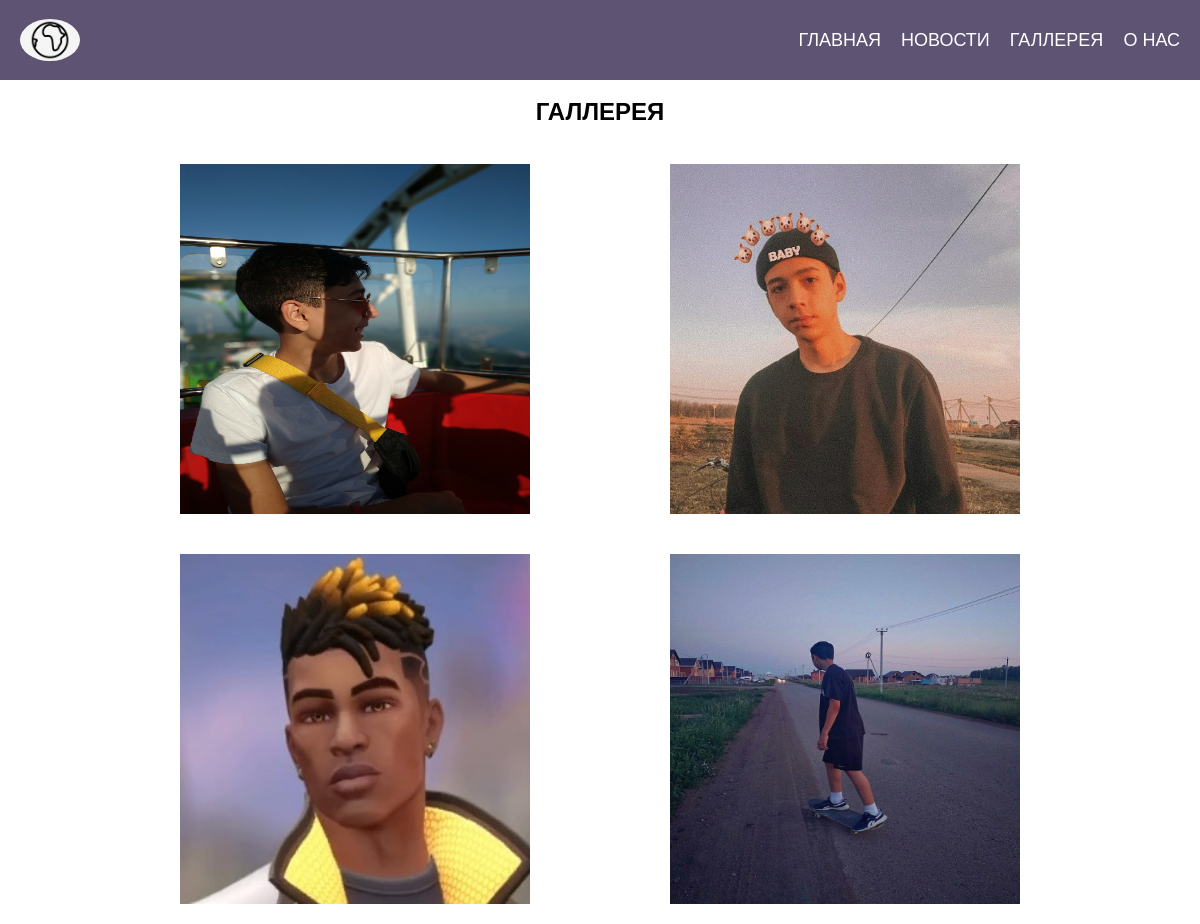
The app's page /galery/, older data.
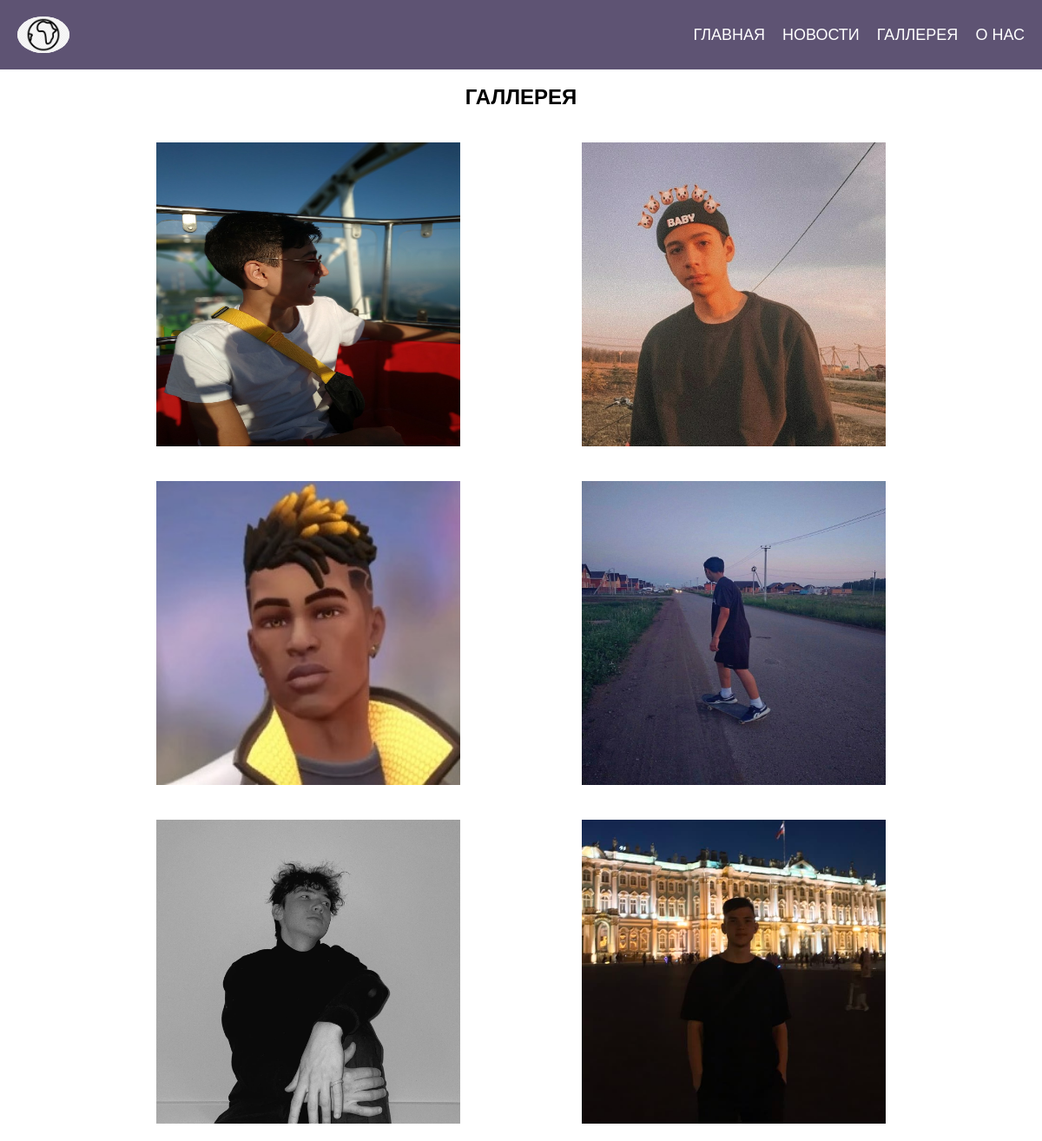
The same page, newer data.
### main/models.py (models this page shows, shortened)
class Galery(models.Model):
	title = models.CharField(max_length = 150, null = True)
	Photo = models.ImageField(upload_to = 'images/')

### main/views.py (the view)
# urls.py: path('galery/', views.Galery_page, name='galery/'),
def Galery_page(request):
	data = Galery.objects.all()
	return render(request, 'main/galery.html',{'data':data})

### main/templates/main/galery.html (shortened to what this page needs)
{% load static %}
<!DOCTYPE html>
<html lang="ru">
	<head>
		<link rel="stylesheet" href="{% static 'css/style.css'%}">
	</head>
	<body>
		<div class="wrapper">
		<header class="header">
			<div class="container">
				<div class="header__body">
					<a href="" class="header__logo">
						<img src="{% static 'img/img.png'%}" alt="">
					</a>
					<nav class="header__menu">
						<ul class="header__list">
							<li><a href="{% url 'glavnaya'%}" class="header__link">Главная</a></li>
							<li><a href="{% url 'news/'%}" class="header__link">Новости</a></li>
							<li><a href="{% url 'galery/'%}" class="header__link">Галлерея</a></li>
							<li><a href="{% url 'about/'%}" class="header__link">О нас</a></li>
						</ul>
					</nav>
				</div>
			</div>
		</header>
		<div class="content">
			<div class="container">
				<div class="content__title">
					<h1 class="title__text">
						галлерея
					</h1>
				</div>
				<div class="content__body">
					<div class="gallery">
						<div class="gallery__row">
							<div class="gallery__item"><img src="{% static 'img/rofl1.jpg'%}" alt=""></div>
							<div class="gallery__item"><img src="{% static 'img/rofl2.jpg'%}" alt=""></div>
							<div class="gallery__item"><img src="{% static 'img/rofl3.jpg'%}" alt=""></div>
							<div class="gallery__item"><img src="{% static 'img/rofl4.jpg'%}" alt=""></div>
							{% for photo in data %}
							<div class="gallery__item"><img src="{{ photo.Photo.url}}" alt=""></div>
							{% endfor %}
						</div>
					</div>
				</div>
			</div>
		</div>
	</body>
</html>

### main/static/css/style.css (style rules this page uses)
* { padding: 0; margin: 0; border: 0; }
*, *:before, *:after { -moz-box-sizing: border-box; -webkit-box-sizing: border-box; box-sizing: border-box; }
nav, footer, header, aside { display: block; }
html, body { height: 100%; width: 100%; font-size: 100%; line-height: 1; font-size: 14px; -ms-text-size-adjust: 100%; -moz-text-size-adjust: 100%; -webkit-text-size-adjust: 100%; }
a, a:visited { text-decoration: none; }
ul li { list-style: none; }
img { vertical-align: top; }
h1, h2, h3, h4, h5, h6 { font-size: inherit; font-weight: 400; }
html, body { height: 100%; font-family: Arial, "Helvetica Neue", Helvetica, sans-serif; }
.header { position: fixed; width: 100%; top: 0; left: 0; z-index: 50; }
.header:before { content: ''; position: absolute; top: 0; left: 0; width: 100%; height: 100%; background-color: #5e5373; z-index: 2; }
.container { max-width: 1180px; margin: 0 auto; padding: 0 10px; }
.header__body { position: relative; display: -webkit-box; display: -ms-flexbox; display: flex; -webkit-box-pack: justify; -ms-flex-pack: justify; justify-content: space-between; height: 80px; -webkit-box-align: center; -ms-flex-align: center; align-items: center; }
.header__logo { -webkit-box-flex: 0; -ms-flex: 0 0 60px; flex: 0 0 60px; border-radius: 50%; overflow: hidden; z-index: 3; }
.header__logo img { display: block; background-color: #fff; max-width: 100%; }
.header__list { position: relative; z-index: 2; display: -webkit-box; display: -ms-flexbox; display: flex; }
.header__list li { list-style: none; margin-left: 20px; }
.header__link { color: #fff; text-transform: uppercase; font-size: 18px; text-decoration: none; }
.content { padding-top: 80px; }
.title__text { margin-top: 20px; text-align: center; font-size: 24px; text-transform: uppercase; font-weight: bold; }
.content__title { margin-bottom: 20px; }
.content__body { max-width: 880px; margin: 0 auto; }
.gallery img { width: 350px; height: 350px; margin: 20px; }
.gallery__row { display: -webkit-box; display: -ms-flexbox; display: flex; -ms-flex-wrap: wrap; flex-wrap: wrap; -webkit-box-pack: justify; -ms-flex-pack: justify; justify-content: space-between; }

Row changes from the older to the newer data that the page shows:
added Galery: Photo (picture)
added Galery: Photo (picture)
